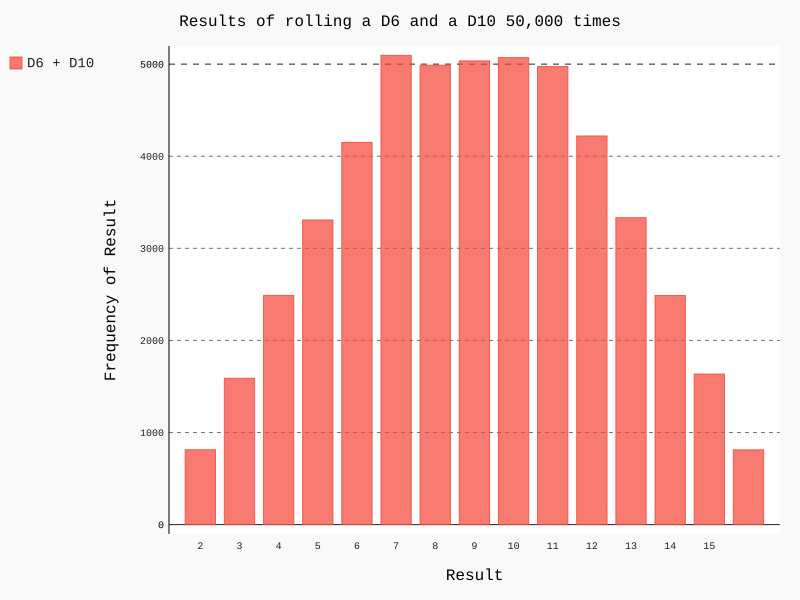

The script that drew this image:
import pygal
from die import Die

# 创建两个D6筛子
die_1 = Die()
die_2 = Die(10)

# 掷骰子多次，并将结果存储到一个列表中
results = []
for roll_num in range(50000):
    result = die_1.roll() + die_2.roll()
    results.append(result)

# 分析结果
frequencies = []
max_result = die_1.num_sides + die_2.num_sides
for value in range(2, max_result + 1):
    frequency = results.count(value)
    frequencies.append(frequency)

# 可视化结果
hist = pygal.Bar()

hist.title = "Results of rolling a D6 and a D10 50,000 times"
hist.x_labels = ['2', '3', '4', '5', '6', '7', '8', '9', '10',
                 '11', '12', '13', '14', '15']
hist.x_title = "Result"
hist.y_title = "Frequency of Result"

hist.add("D6 + D10", frequencies)
hist.render_to_file("dice_visual.svg")
